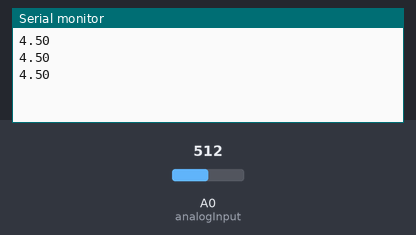
A sketch run on a simulated Arduino Uno, built with avr-gcc and run on an emulated ATmega328P. Shown: the last lines printed to the serial monitor. The inputs (shaded band) are chosen by the test bench; at power-on: A0 (analogInput) = 512.

Above: at 1.3 s.
1.4 s: A0 (analogInput) set to 716
At 1.9 s:
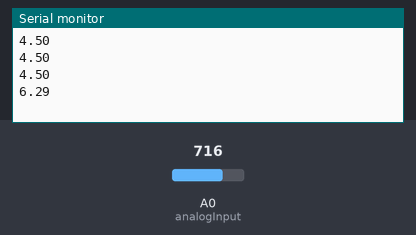
2.9 s: A0 (analogInput) set to 900
At 3.4 s:
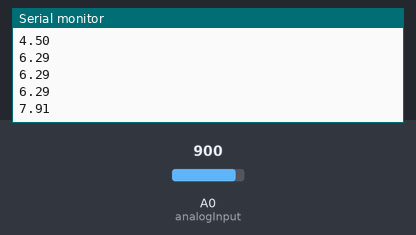
Timing chart, 0 to 5.9 s (numbered marks = the images above; inputs shaded):
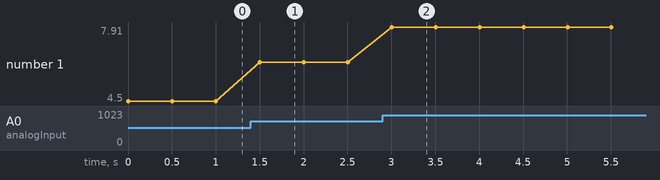

The sketch:

voltage_read.ino
```cpp
int analogInput = 0;
float vout = 0.0;
float vin = 0.0;
float R1 = 100000.0; // 100K ohm direnç
float R2 = 10000.0; // 10K ohm direnç
int value = 0;
void setup(){
   pinMode(analogInput, INPUT);
   Serial.begin(9600);

}
void loop(){
   // read the value at analog input
   value = analogRead(analogInput);
   vout = (value * 9.0) / 1024.0;
   vin = vout / (R2/(R1+R2));
   if (vin<0.09) {
   vin=0.0;
}
 Serial.println(vout);
   delay(500);
}
```

Measured:
- after the input at 1.4 s, the serial monitor: prints a new line after 0.10 s (image 1)
- after the input at 2.9 s, the serial monitor: prints a new line after 0.10 s (image 2)
- plotted number 1: 4.5 → 6.29 after the input at 1.4 s, 6.29 → 7.91 after the input at 2.9 s
